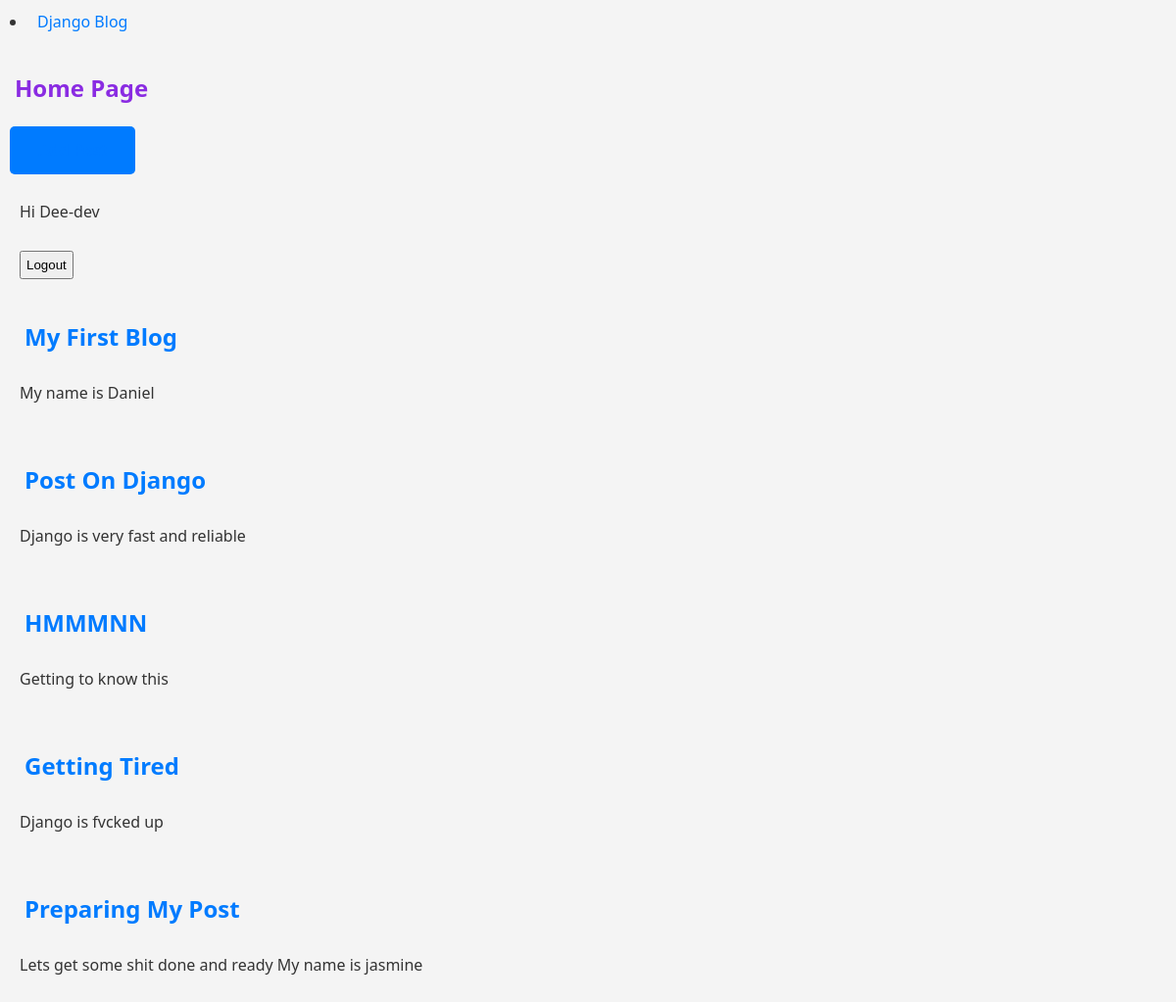
Screenshot of / (signed in) with the database file from the repository.
### blog/models.py (models this page shows, shortened)
class Post(models.Model):
    title = models.CharField(max_length=200)
    author = models.ForeignKey(
        'auth.user',
        on_delete=models.CASCADE
        )
    body = models.TextField()

### blog/views.py (the view)
# urls.py: path('', BlogListView.as_view(), name='home'),
class BlogListView(ListView):
    model = Post
    template_name = 'home.html'

### templates/home.html (shortened to what this page needs)
<!DOCTYPE html>
<html>
<head>
</head>
<body>
{% extends 'base.html' %}
{% block content %}
<h2> Home Page </h2>
<div class="new-post-btn">
    <a href="{% url 'new_post' %}"> Add Post </a>
</div>
<div>
    {% if user.is_authenticated %}
    <p> Hi {{ user.username }} </p>
     <form action="{% url 'logout' %}" method="post">
        <button type="submit">Logout</button>
     </form>
    {% else %}
    <p> You are not Logged In </p>
    <button><a href="{% url 'login' %}">
        Login
    </a></button>
    {% endif %}
</div>
{% for post in object_list %}
<div class="post-entry">
    <h2><a href="{% url 'post_detail' post.pk %}">{{post.title }}</a></h2>
    <p> {{ post.body }}</p>
</div>
{% endfor %}
{% endblock content %}

### static/index.css (style rules this page uses)
h2 { color: blueviolet; }
* { box-sizing: border-box; padding: 5px; }
body { font-family: 'Segoe UI', Tahoma, Geneva, Verdana, sans-serif; color: #333; background-color: #f4f4f4; line-height: 1.6; margin: 0; padding: 0; overflow-x: hidden; }
.new-post-btn { display: inline-block; padding: 12px 24px; font-size: 16px; font-weight: bold; color: #fff; background-color: #007bff; border: none; border-radius: 5px; text-align: center; cursor: pointer; transition: background-color 0.3s ease, transform 0.2s ease; text-decoration: none; }
a { color: #007bff; text-decoration: none; }
h1, h2, h3 { margin-bottom: 15px; font-weight: 600; }

### rows the page displays
Post: title "My First Blog", body "My name is Daniel"
Post: title "Post On Django", body "Django is very fast and reliable"
Post: title "HMMMNN", body "Getting to know this"
Post: title "Getting Tired", body "Django is fvcked up"
Post: title "Preparing My Post", body "Lets get some shit done and ready My name is jasmine"

### other values shown
{{ user.username }} "Dee-dev"
